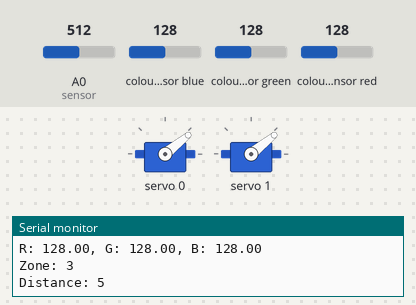
A sketch run on a simulated Arduino Uno, built with avr-gcc and run on an emulated ATmega328P. Shown: 2 × servo, the last lines printed to the serial monitor. The test bench sets the inputs (shaded band); at power-on: A0 (sensor) = 512, colour sensor blue 128, colour sensor green 128, colour sensor red 128.

Above: at 0.2 s.
At 39.16 s:
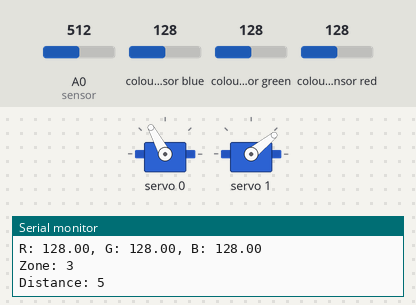
Timing chart, 0 to 40.0 s (numbered marks = the images above):
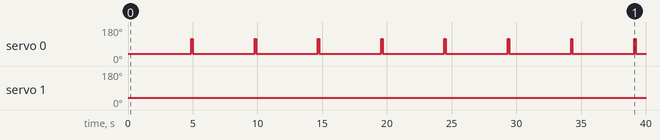

The sketch:

milestone_4_5_6.ino
```cpp
#include <Wire.h>
#include <Adafruit_PWMServoDriver.h>
#include "Adafruit_TCS34725.h"

Adafruit_PWMServoDriver pwm = Adafruit_PWMServoDriver();
/* Initialise with specific int time and gain values */
Adafruit_TCS34725 tcs = Adafruit_TCS34725(TCS34725_INTEGRATIONTIME_2_4MS, TCS34725_GAIN_4X);

// Right motor is 0
// Left motor is 1
// Neutral PWM is 333

#define sensor A0

// Speed
const int drive_speed = 100;

// Time
const long runtime = 60;

// Stop
int stop_all = 0;

// Zone
int zone = 0; // 0 = red zone, 1 = blue zone

// Color Range (0 = gray, 1 = red, 2 = blue, 3 = yellow, 4 = goal)
int colorRange = 0;

// Color Constants
const int range = 20;

const int gry_r = 78;
const int gry_g = 95;
const int gry_b = 77;

const int red_r = 167;
const int red_g = 51;
const int red_b = 49;

const int blu_r = 39;
const int blu_g = 103;
const int blu_b = 124;

const int yel_r = 145;
const int yel_g = 166;
const int yel_b = 64;

const int goal_r = 123;
const int goal_g = 115;
const int goal_b = 45;

// Motor values
int motorRight = 333;
int motorLeft = 333;

void setup() {
  Serial.begin(9600);
  pwm.begin();
  pwm.setPWMFreq(60);  // Analog servos run at ~60 Hz updates

  // Check for rgb sensor
  if (tcs.begin()) {
    Serial.println("Found sensor");
  } else {
    Serial.println("No TCS34725 found ... check your connections");
    while (1);
  }

  delay(10);
}

void loop() {
  if (stop_all == 1) {
    // do nothing
  }
  // Time stop code
  else if (millis() >= runtime * 1000) {
    stop_robot();
  }
  // Main code
  else {
    // Check for color
    colorUpdate();
    // Obstactle stop
    int distance = get_distance();
    if (distance >= 0 && distance <= 7) {
      rotation(180, 0);
    }
    // Edge detection
    if (colorRange == 3) {
      rotation(180, 0);
    }
     updateMotor(333 - drive_speed, 333 + drive_speed);
  }
}

void updateMotor(int motor1, int motor0) {
  motorRight = motor0;
  motorLeft = motor1;
  pwm.setPWM(0,0,motorRight);
  pwm.setPWM(1,0,motorLeft);
}


// 1300 = 90

void rotation(int degree, int direction) {
  // Turn left
  if (direction == 0) {
    updateMotor(333 - drive_speed,333 - drive_speed);
    delay(degree * 13.25);
  // Turn right
  } else {
    updateMotor(333 + drive_speed,333 + drive_speed);
    delay(degree * 13.25);
  }
}

// Stop function
void stop() {
  updateMotor(333,333);
}

void colorUpdate() {
  float r, g, b;

  tcs.setInterrupt(false);      // turn on LED
  delay(60);  // takes 50ms to read
  tcs.getRGB(&r, &g, &b);
//  tcs.setInterrupt(true);  // turn off LED

  Serial.print("R: "); Serial.print(r); Serial.print(", ");
  Serial.print("G: "); Serial.print(g); Serial.print(", ");
  Serial.print("B: "); Serial.print(b);
  Serial.println();

  if (r >= (gry_r - range) && r <= (gry_r + range) && b >= (gry_b - range) && b <= (gry_b + range) && g >= (gry_g - range) && g <= (gry_g + range)) {
    colorRange = 0;
  } else if (r >= (red_r - range) && r <= (red_r + range) && b >= (red_b - range) && b <= (red_b + range) && g >= (red_g - range) && g <= (red_g + range)) {
    colorRange = 1;
    // Update zone
    zone = 0;
  } else if (r >= (blu_r - range) && r <= (blu_r + range) && b >= (blu_b - range) && b <= (blu_b + range) && g >= (blu_g - range) && g <= (blu_g + range)) {
    colorRange = 2;
    // Update zone
    zone = 1;
  } else {
    colorRange = 3;
  }
//  } else if (r >= (yel_r - range) && r <= (yel_r + range) && b >= (yel_b - range) && b <= (yel_b + range) && g >= (yel_g - range) && g <= (yel_g + range)) {
//    colorRange = 3;
//  }


  Serial.print("Zone: "); Serial.print(colorRange); Serial.println();

}

int get_distance() {
  // Read values from IR sensor
  float volts = analogRead(sensor)*0.0048828125;  // value from sensor * (5/1024)
  int distance = 13*pow(volts, -1); // worked out from datasheet graph
  if (distance <= 80 && distance != 0) {
    Serial.print("Distance: "); Serial.print(distance); Serial.println();
    return distance;
  } else {
    return -1;
  }
}

void stop_robot() {
  updateMotor(333,333);
  stop_all = 1;
}
```

Measured:
- by itself, servo 0: alternates 118° for 0.11 s and 39° for 4.8 s
